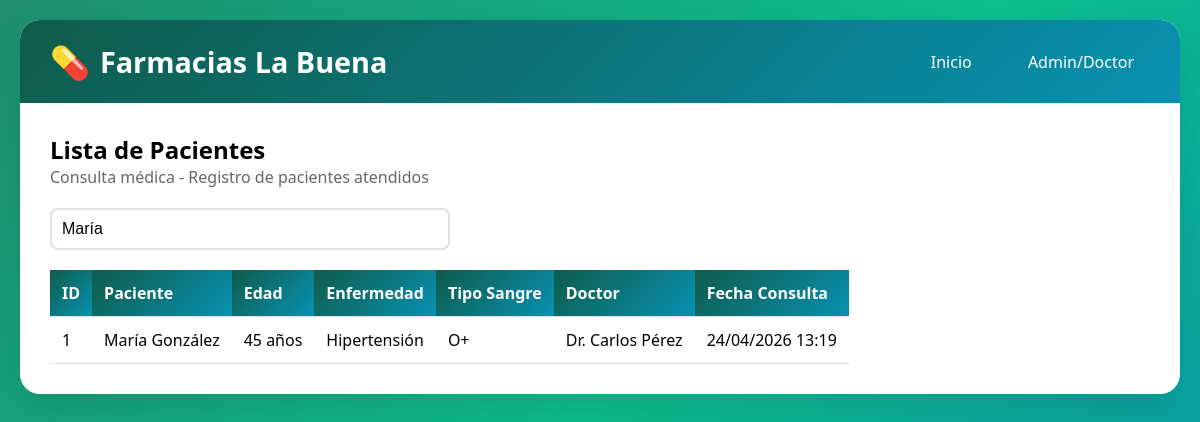
Screenshot of /index.php?buscar=María with the database file from the repository.
### tables this page shows
CREATE TABLE `pacientes` (
  `id` int(11) NOT NULL,
  `nombre` varchar(100) NOT NULL,
  `apellido` varchar(100) NOT NULL,
  `edad` int(11) NOT NULL,
  `telefono` varchar(15) NOT NULL,
  `telefono_opcional` varchar(15) DEFAULT NULL,
  `direccion` varchar(200) NOT NULL,
  `enfermedad` varchar(100) NOT NULL,
  `alergias` text DEFAULT NULL,
  `tipo_sangre` varchar(5) NOT NULL,
  `fecha_consulta` timestamp NOT NULL DEFAULT current_timestamp(),
  `doctor_asignado` varchar(100) NOT NULL
);

### index.php (the view, shortened to what this page needs)
<?php
include 'conexion.php';
$busqueda = isset($_GET['buscar']) ? $_GET['buscar'] : '';
$sql = "SELECT * FROM pacientes ORDER BY fecha_consulta DESC";
if($busqueda) {
    $sql = "SELECT * FROM pacientes WHERE nombre LIKE '%$busqueda%' OR apellido LIKE '%$busqueda%' ORDER BY fecha_consulta DESC";
}
$result = $conexion->query($sql);
?>
<!DOCTYPE html>
<html lang="es">
<head>
    <link rel="stylesheet" href="style.css">
</head>
<body>
    <div class="container">
        <div class="header">
            <h1>Farmacias La Buena</h1>
            <div class="nav">
                <a href="index.php">Inicio</a>
                <a href="login.php">Admin/Doctor</a>
            </div>
        </div>
        <div class="content">
            <h2>Lista de Pacientes</h2>
            <p style="margin-bottom: 20px; color: #666;">Consulta médica - Registro de pacientes atendidos</p>
            <div class="search-box">
                <form method="GET">
                    <input type="text" name="buscar" placeholder=" Buscar paciente por nombre o apellido..." value="<?= htmlspecialchars($busqueda) ?>">
                </form>
            </div>
            <?php if($result->num_rows == 0): ?>
                <div class="alert alert-info">No hay pacientes registrados actualmente.</div>
            <?php else: ?>
                <table>
                    <thead>
                        <tr>
                            <th>ID</th>
                            <th>Paciente</th>
                            <th>Edad</th>
                            <th>Enfermedad</th>
                            <th>Tipo Sangre</th>
                            <th>Doctor</th>
                            <th>Fecha Consulta</th>
                        </tr>
                    </thead>
                    <tbody>
                        <?php while($row = $result->fetch_assoc()): ?>
                        <tr>
                            <td data-label="ID"><?= $row['id'] ?></td>
                            <td data-label="Paciente"><?= htmlspecialchars($row['nombre'] . ' ' . $row['apellido']) ?></td>
                            <td data-label="Edad"><?= $row['edad'] ?> años</td>
                            <td data-label="Enfermedad"><?= htmlspecialchars($row['enfermedad']) ?></td>
                            <td data-label="Tipo Sangre"><?= $row['tipo_sangre'] ?></td>
                            <td data-label="Doctor"><?= htmlspecialchars($row['doctor_asignado']) ?></td>
                            <td data-label="Fecha Consulta"><?= date('d/m/Y H:i', strtotime($row['fecha_consulta'])) ?></td>
                        </tr>
                        <?php endwhile; ?>
                    </tbody>
                </table>
            <?php endif; ?>
        </div>
    </div>
</body>
</html>

### style.css (style rules this page uses)
* { margin: 0; padding: 0; box-sizing: border-box; }
body { font-family: 'Segoe UI', Tahoma, Geneva, Verdana, sans-serif; background: linear-gradient(135deg, #1e8e6e 0%, #0cbf8c 50%, #0891b2 100%); min-height: 100vh; padding: 20px; }
.container { max-width: 1300px; margin: 0 auto; background: white; border-radius: 20px; box-shadow: 0 20px 40px rgba(0,0,0,0.1); overflow: hidden; }
.header { background: linear-gradient(135deg, #0f5c4a 0%, #0891b2 100%); color: white; padding: 20px 30px; display: flex; justify-content: space-between; align-items: center; }
.header h1 { font-size: 1.8rem; display: flex; align-items: center; gap: 10px; }
.header h1::before { content: "💊"; font-size: 2rem; }
.nav a { color: white; text-decoration: none; margin-left: 20px; padding: 8px 16px; border-radius: 8px; transition: all 0.3s; }
.content { padding: 30px; }
table { width: 100%; border-collapse: collapse; margin-top: 20px; overflow-x: auto; display: block; }
table th, table td { padding: 12px; text-align: left; border-bottom: 1px solid #e0e0e0; }
table th { background: linear-gradient(135deg, #0f5c4a 0%, #0891b2 100%); color: white; font-weight: bold; }
.search-box { margin-bottom: 20px; }
.search-box input { width: 100%; max-width: 400px; padding: 10px; border: 2px solid #e0e0e0; border-radius: 8px; font-size: 16px; }

### rows the page displays
pacientes: id "1", nombre+apellido "María González", edad "45", enfermedad "Hipertensión", tipo_sangre "O+", doctor_asignado "Dr. Carlos Pérez", fecha_consulta "24/04/2026 13:19"
